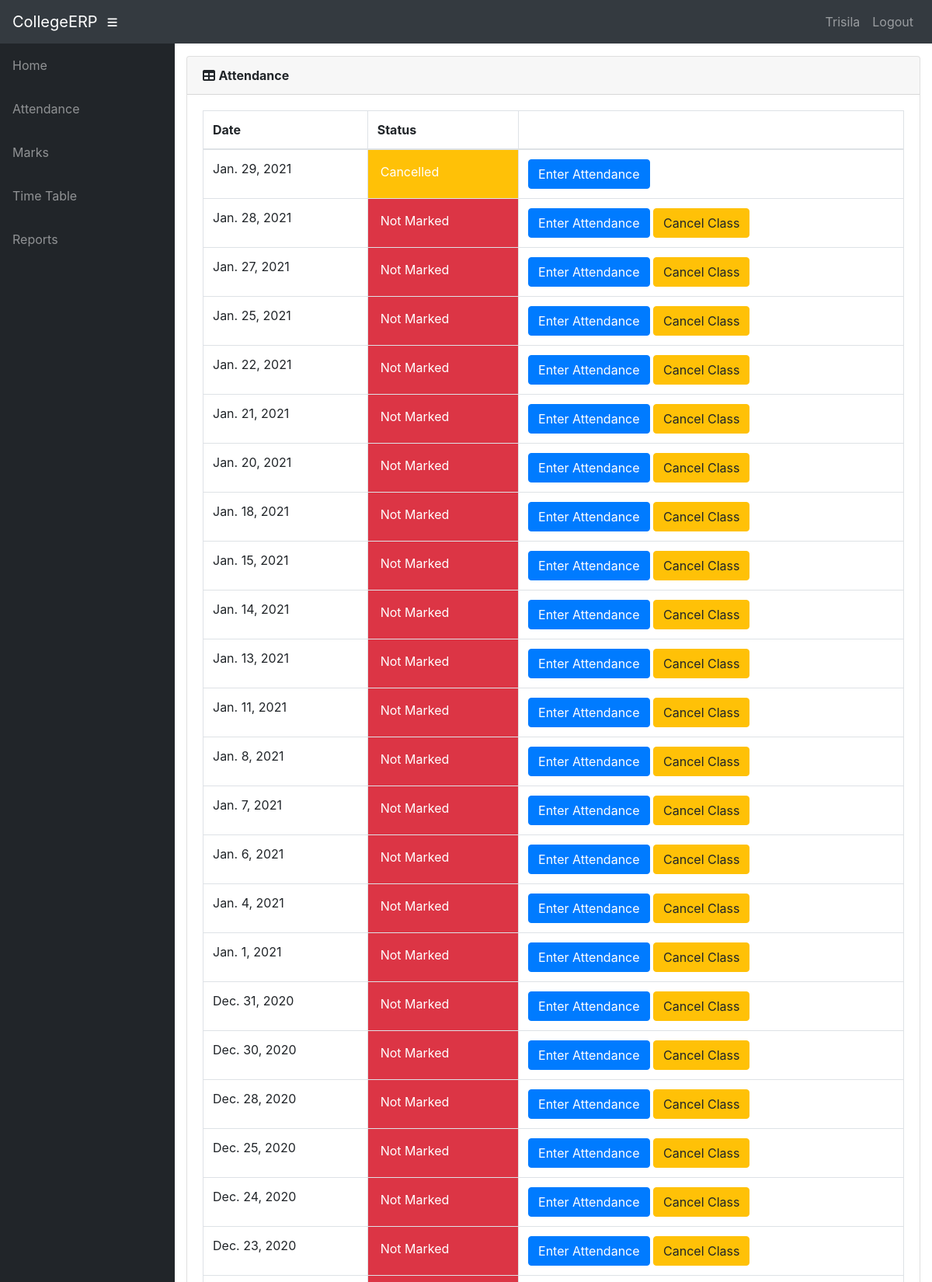
The page /info/teacher/6/ClassDates/ (signed in, upper part) on the database its author committed.
### info/models.py (models this page shows, shortened)
class User(AbstractUser):
    @property
    def is_student(self):
        if hasattr(self, 'student'):
            return True
        return False
    @property
    def is_teacher(self):
        if hasattr(self, 'teacher'):
            return True
        return False

class Teacher(models.Model):
    user = models.OneToOneField(User, on_delete=models.CASCADE, null=True)
    id = models.CharField(primary_key=True, max_length=100)
    dept = models.ForeignKey(Dept, on_delete=models.CASCADE, default=1)
    name = models.CharField(max_length=100)
    sex = models.CharField(max_length=50, choices=sex_choice, default='Male')
    DOB = models.DateField(default='1980-01-01')

class AttendanceClass(models.Model):
    assign = models.ForeignKey(Assign, on_delete=models.CASCADE)
    date = models.DateField()
    status = models.IntegerField(default=0)
    class Meta:
        verbose_name = 'Attendance'
        verbose_name_plural = 'Attendance'

### info/views.py (the view)
@login_required()
def t_class_date(request, assign_id):
    now = timezone.now()
    ass = get_object_or_404(Assign, id=assign_id)
    att_list = ass.attendanceclass_set.filter(date__lte=now).order_by('-date')
    return render(request, 'info/t_class_date.html', {'att_list': att_list})

### info/templates/info/t_class_date.html
{% extends 'info/base.html' %}
{% block content %}
    <div class="card mb-3">
        <div class="card-header">
              <i class="fas fa-table"></i>
            <b>Attendance</b></div>
            <div class="card-body">
              <div class="table-responsive">
                <table class="table table-bordered" id="dataTable" width="100%" cellspacing="0">
                  <thead>
                    <tr>
                        <th>Date</th>
                        <th>Status</th>
                        <th></th>
                    </tr>
                  </thead>
                  <tbody>
                    {% for a in att_list %}
                    <tr>
                        <td>{{ a.date }}</td>
                        {% if a.status == 0 %}
                            <td class="p-3 mb-2 bg-danger text-white">Not Marked</td>
                            <td>
                                <a class="btn btn-primary" href="{% url 't_attendance' a.id %}" role="button">Enter Attendance</a>
                                <a class="btn btn-warning" href="{% url 'cancel_class' a.id %}">Cancel Class</>
                            </td>
                        {% elif a.status == 1 %}
                            <td class="p-3 mb-2 bg-success text-white">Marked</td>
                            <td><a class="btn btn-secondary" href="{% url 'edit_att' a.id %}" role="button">Edit Attendance</a> </td>
                        {% else %}
                            <td class="p-3 mb-2 bg-warning text-white">Cancelled</td>
                            <td><a class="btn btn-primary" href="{% url 't_attendance' a.id %}" role="button">Enter Attendance</a></td>
                        {% endif %}
                    </tr>
                    {% empty %}
                            <p>student has no courses</p>
                    {% endfor %}
                  </tbody>
                </table>
              </div>
        </div>
    </div>
{% endblock %}

### info/templates/info/base.html (shortened to what this page needs)
<!DOCTYPE html>
<html lang="en">
  <head>
      {% load static %}
    <link href="{% static '/info/bootstrap/vendor/bootstrap/css/bootstrap.min.css' %}" rel="stylesheet">
    <link href="{% static '/info/bootstrap/vendor/fontawesome-free/css/all.min.css' %}" rel="stylesheet" type="text/css">
    <link href="{% static '/info/bootstrap/vendor/datatables/dataTables.bootstrap4.css' %}" rel="stylesheet">
    <link href="{% static '/info/bootstrap/css/sb-admin.css' %}" rel="stylesheet">
  </head>
  <body id="page-top">
    <nav class="navbar navbar-expand navbar-dark bg-dark static-top">
      <a class="navbar-brand mr-1" href="{% url 'index' %}">CollegeERP</a>
      <button class="btn btn-link btn-sm text-white order-1 order-sm-0" id="sidebarToggle" href="#">
        <i class="fas fa-bars"></i>
      </button>
        <div class="collapse navbar-collapse" id="navbarResponsive">
          <ul class="navbar-nav ml-auto">
            <li class="nav-item">
                {% if request.user.is_student %}
                    <a class="nav-link text-capitalize">{{ request.user.student.name }}</a>
                {% elif request.user.is_teacher %}
                    <a class="nav-link text-capitalize">{{ request.user.teacher.name }}</a>
                {% endif %}
            </li>
            <li class="nav-item">
                <a class="nav-link" href="#" data-toggle="modal" data-target="#logoutModal">Logout</a>
            </li>
          </ul>
        </div>
    </nav>
    <div id="wrapper">
      <ul class="sidebar navbar-nav">
            <li class="nav-item">
              <a class="nav-link" href="{% url 'index' %}">
                <span>Home</span>
              </a>
            </li>
        {% if request.user.is_student %}
            <li class="nav-item">
              <a class="nav-link" href="{% url 'attendance' request.user.student.USN %}">
                <span>Attendance</span>
              </a>
            </li>
            <li class="nav-item">
              <a class="nav-link" href="{% url 'attendance' request.user.student.USN %}">
                <span>Attendance By Subject</span>
              </a>
            </li>
            <li class="nav-item">
              <a class="nav-link" href="{% url 'marks_list' request.user.student.USN %}">
                <span>Marks</span>
              </a>
            </li>
              <li class="nav-item">
              <a class="nav-link" href="{% url 'timetable' request.user.student.class_id_id %}">
                <span>Time Table</span>
              </a>
            </li>
        {% elif request.user.is_teacher %}
            <li class="nav-item">
              <a class="nav-link" href="{% url 't_clas' request.user.teacher.id 1 %}">
                <span>Attendance</span>
              </a>
            </li>
            <li class="nav-item">
              <a class="nav-link" href="{% url 't_clas' request.user.teacher.id 2 %}">
                <span>Marks</span>
              </a>
            </li>
              <li class="nav-item">
              <a class="nav-link" href="{% url 't_timetable' request.user.teacher.id %}">
                <span>Time Table</span>
              </a>
            </li>
            <li class="nav-item">
              <a class="nav-link" href="{% url 't_clas' request.user.teacher.id 3 %}">
                <span>Reports</span>
              </a>
            </li>
        {% endif %}
      </ul>
      <div id="content-wrapper">
        <div class="container-fluid">
            {% block content %}
            {% endblock %}
        </div>
      </div>
    </div>
  </body>
</html>

### rows shown on the page
User: user.teacher.name "Trisila"
AttendanceClass: date "Jan. 29, 2021", status "Cancelled"
AttendanceClass: date "Jan. 28, 2021", status "Not Marked"
AttendanceClass: date "Jan. 27, 2021", status "Not Marked"
AttendanceClass: date "Jan. 25, 2021", status "Not Marked"
AttendanceClass: date "Jan. 22, 2021", status "Not Marked"
AttendanceClass: date "Jan. 21, 2021", status "Not Marked"
AttendanceClass: date "Jan. 20, 2021", status "Not Marked"
AttendanceClass: date "Jan. 18, 2021", status "Not Marked"
AttendanceClass: date "Jan. 15, 2021", status "Not Marked"
AttendanceClass: date "Jan. 14, 2021", status "Not Marked"
AttendanceClass: date "Jan. 13, 2021", status "Not Marked"
AttendanceClass: date "Jan. 11, 2021", status "Not Marked"
AttendanceClass: date "Jan. 8, 2021", status "Not Marked"
AttendanceClass: date "Jan. 7, 2021", status "Not Marked"
AttendanceClass: date "Jan. 6, 2021", status "Not Marked"
AttendanceClass: date "Jan. 4, 2021", status "Not Marked"
AttendanceClass: date "Jan. 1, 2021", status "Not Marked"
AttendanceClass: date "Dec. 31, 2020", status "Not Marked"
AttendanceClass: date "Dec. 30, 2020", status "Not Marked"
AttendanceClass: date "Dec. 28, 2020", status "Not Marked"
AttendanceClass: date "Dec. 25, 2020", status "Not Marked"
AttendanceClass: date "Dec. 24, 2020", status "Not Marked"
AttendanceClass: date "Dec. 23, 2020", status "Not Marked"
